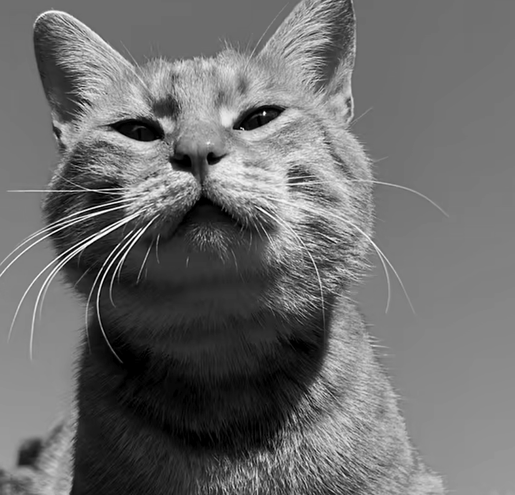
#> input picture hw2/test_image.png, 515 x 495 px, shrunk from 1020 x 979 before the run
$ python task_2_filter.py
#> lines starting #> are read from the running program, lines starting #| are printed output that depends on the picture
### hw2/task_1_kernel.py
import math
from pathlib import Path
import numpy as np
import matplotlib.pyplot as plt

def gaussian_func(sigma,x,y):
    return math.exp(-((x**2+y**2)/(2*sigma**2)))/(2*math.pi*sigma**2)
def gaussian_kernel(size,sigma):
    center=(size-1)/2
    kernel=[]
    total=0
    for i in range(size):
        weights=[]
        for j in range(size):
            x=j-center
            y=i-center
            weight=gaussian_func(sigma,x,y)
            weights.append(weight)
            total+=weight
        kernel.append(weights)
    for i in range(size):
        for j in range(size):
            kernel[i][j]/=total
    return kernel

# [21 lines that do not run on import are left out]

### hw2/task_2_filter.py
from task_1_kernel import gaussian_kernel
from pathlib import Path
from PIL import Image
import numpy as np
import matplotlib.pyplot as plt

def gaussian_blur(img,size,sigma):
    h=np.array(gaussian_kernel(size,sigma))
    pad=size//2
    padded=np.pad(img,((pad,pad),(pad,pad)),mode='reflect')
    filtered=np.zeros(img.shape)
    for i in range(img.shape[0]):
        for j in range(img.shape[1]):
            window=padded[i:i+size,j:j+size]
            filtered[i,j]=np.sum(window*h)
    return np.rint(filtered).astype(np.uint8)

if __name__=='__main__':
    image_path=Path(__file__).parent/'test_image.png'
    with Image.open(image_path) as image:
#> image is the input picture: PIL image 515x495 RGBA; mean R, G, B, A 109, 109, 109, 255
        img=np.array(image.convert('L'))
    confs=[(11,3),(21,3),(21,6)]

    plt.subplot(2,2,1)
    plt.imshow(img,cmap='gray',vmin=0,vmax=255,interpolation='nearest')
    plt.title('Original')
    plt.axis('off')

    for i in enumerate(confs,2):
        filtered=gaussian_blur(img,i[1][0],i[1][1])
        plt.subplot(2,2,i[0])
        plt.imshow(filtered,cmap='gray',vmin=0,vmax=255,interpolation='nearest')
        plt.title(f'{i[1][0]}x{i[1][0]}, sigma={i[1][1]}')
        plt.axis('off')
#> this loop made 3 passes
#> pass 1, in gaussian_blur, `padded=np.pad(img,((pad,pad),(pad,pad)),mode='reflect')`:
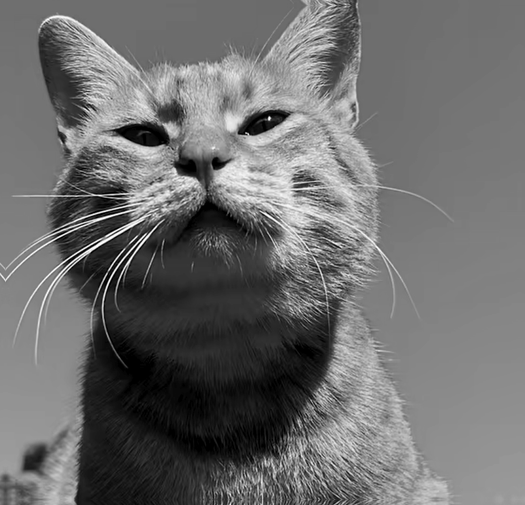
#> padded: shape (505, 525); min 0, max 255, mean 109.3
#> pass 1, `filtered=gaussian_blur(img,i[1][0],i[1][1])`:
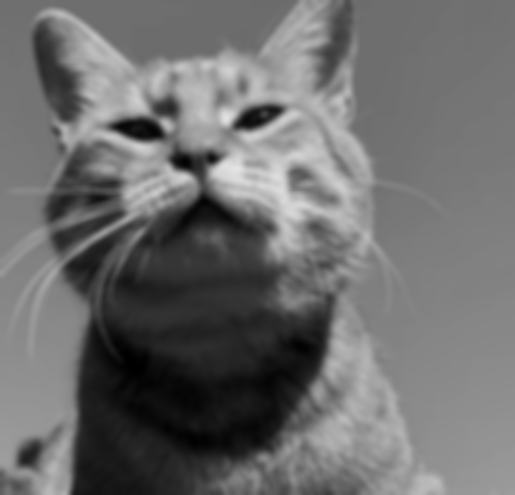
#> filtered: shape (495, 515); min 0, max 228, mean 109
#> pass 2, in gaussian_blur (call 2), `padded=np.pad(img,((pad,pad),(pad,pad)),mode='reflect')`:
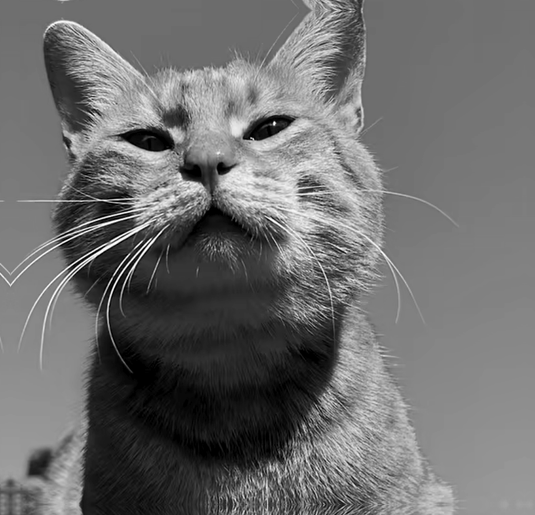
#> padded: shape (515, 535); min 0, max 255, mean 109.7

    plt.tight_layout()
    save_path=Path(__file__).parent/'filtered_image_comparison.png'
    plt.savefig(save_path,dpi=300)
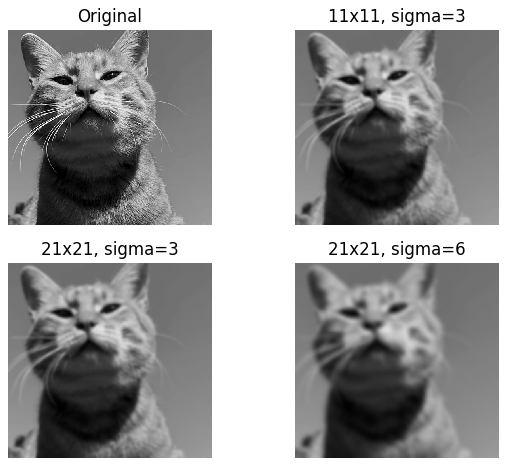
#> figure drawn by matplotlib, 4 panels
    plt.show()
